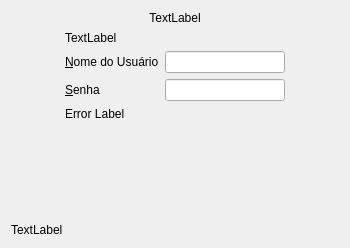
<?xml version="1.0" encoding="UTF-8"?>
<ui version="4.0">
 <class>OwncloudHttpCredsPage</class>
 <widget class="QWidget" name="OwncloudHttpCredsPage">
  <property name="geometry">
   <rect>
    <x>0</x>
    <y>0</y>
    <width>350</width>
    <height>248</height>
   </rect>
  </property>
  <property name="windowTitle">
   <string>Form</string>
  </property>
  <layout class="QGridLayout" name="gridLayout">
   <item row="5" column="1">
    <layout class="QHBoxLayout" name="resultLayout"/>
   </item>
   <item row="0" column="0" colspan="3">
    <widget class="QLabel" name="topLabel">
     <property name="text">
      <string notr="true">TextLabel</string>
     </property>
     <property name="textFormat">
      <enum>Qt::RichText</enum>
     </property>
     <property name="alignment">
      <set>Qt::AlignCenter</set>
     </property>
     <property name="wordWrap">
      <bool>true</bool>
     </property>
    </widget>
   </item>
   <item row="3" column="0">
    <spacer name="horizontalSpacer">
     <property name="orientation">
      <enum>Qt::Horizontal</enum>
     </property>
     <property name="sizeType">
      <enum>QSizePolicy::Fixed</enum>
     </property>
     <property name="sizeHint" stdset="0">
      <size>
       <width>48</width>
       <height>20</height>
      </size>
     </property>
    </spacer>
   </item>
   <item row="3" column="2">
    <spacer name="horizontalSpacer_2">
     <property name="orientation">
      <enum>Qt::Horizontal</enum>
     </property>
     <property name="sizeType">
      <enum>QSizePolicy::Fixed</enum>
     </property>
     <property name="sizeHint" stdset="0">
      <size>
       <width>48</width>
       <height>20</height>
      </size>
     </property>
    </spacer>
   </item>
   <item row="3" column="1">
    <layout class="QFormLayout" name="formLayout">
     <item row="0" column="0">
      <widget class="QLabel" name="usernameLabel">
       <property name="text">
        <string>&amp;Nome do Usuário</string>
       </property>
       <property name="buddy">
        <cstring>leUsername</cstring>
       </property>
      </widget>
     </item>
     <item row="1" column="0">
      <widget class="QLabel" name="passwordLabel">
       <property name="text">
        <string>&amp;Senha</string>
       </property>
       <property name="buddy">
        <cstring>lePassword</cstring>
       </property>
      </widget>
     </item>
     <item row="2" column="0" colspan="2">
      <widget class="QLabel" name="errorLabel">
       <property name="text">
        <string notr="true">Error Label</string>
       </property>
       <property name="textFormat">
        <enum>Qt::RichText</enum>
       </property>
       <property name="openExternalLinks">
        <bool>true</bool>
       </property>
      </widget>
     </item>
     <item row="0" column="1">
      <widget class="QLineEdit" name="leUsername"/>
     </item>
     <item row="1" column="1">
      <widget class="QLineEdit" name="lePassword">
       <property name="echoMode">
        <enum>QLineEdit::Password</enum>
       </property>
      </widget>
     </item>
    </layout>
   </item>
   <item row="4" column="1">
    <spacer name="verticalSpacer">
     <property name="orientation">
      <enum>Qt::Vertical</enum>
     </property>
     <property name="sizeHint" stdset="0">
      <size>
       <width>20</width>
       <height>68</height>
      </size>
     </property>
    </spacer>
   </item>
   <item row="6" column="0" colspan="3">
    <widget class="QLabel" name="bottomLabel">
     <property name="text">
      <string notr="true">TextLabel</string>
     </property>
     <property name="textFormat">
      <enum>Qt::RichText</enum>
     </property>
    </widget>
   </item>
   <item row="1" column="1">
    <widget class="QLabel" name="tokenLabel">
     <property name="text">
      <string notr="true">TextLabel</string>
     </property>
     <property name="textFormat">
      <enum>Qt::RichText</enum>
     </property>
     <property name="wordWrap">
      <bool>true</bool>
     </property>
     <property name="openExternalLinks">
      <bool>true</bool>
     </property>
    </widget>
   </item>
  </layout>
 </widget>
 <resources/>
 <connections/>
</ui>
